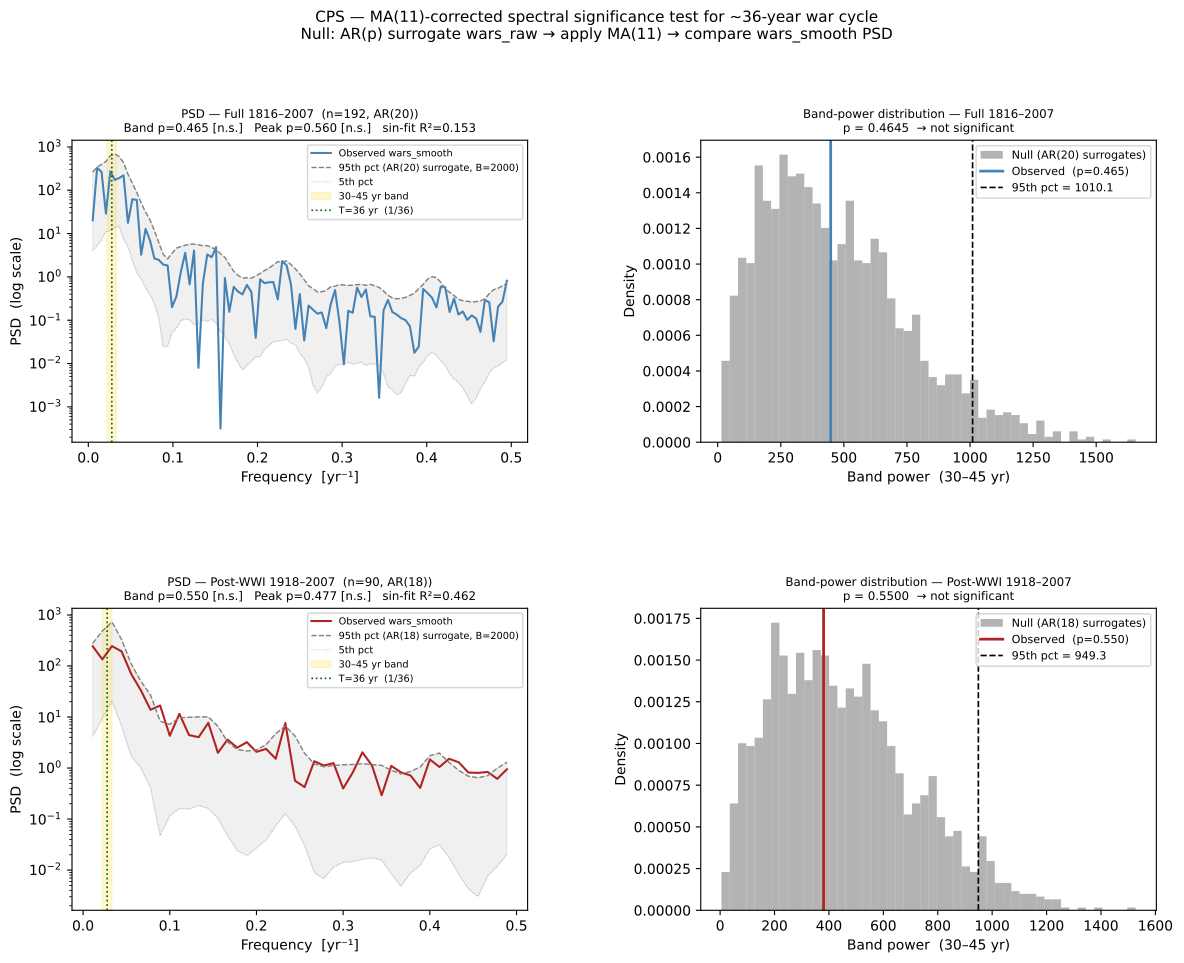

Python code for this plot:
# spectral_significance_v2.py – Corrected spectral significance test for ~36-year war cycle
# Data: wars_color.csv
# Source: Triptych "We are Anomal(i)es" v0.1 by Mariusz Włodarczyk
# License: CC BY-NC-SA 4.0
#
# DESIGN (corrects v1 flaws):
#
#   v1 problem: AR(p) was fitted directly to wars_smooth and then residuals
#   were tested. This is wrong: AR(p) fitted to an MA(11)-smoothed series
#   absorbs the 36-year component into AR coefficients (AR(13) can approximate
#   a quasi-sinusoid), so the cycle disappears by construction.
#
#   Correct approach (this script):
#     1. Fit AR(p) to wars_raw (AIC selection) — the null model
#     2. Generate B=2000 surrogate wars_raw series from AR(p)
#     3. Apply the same MA(11) filter (rolling, center=True, min_periods=1)
#        to each surrogate → surrogate_smooth
#     4. Compute PSD of observed wars_smooth and each surrogate_smooth
#     5. Under the null (AR process, no cycle), the surrogate distribution
#        already incorporates MA(11) spectral shaping
#     6. If observed wars_smooth PSD exceeds the 95th-percentile envelope
#        in the 30–45 year band → the cycle is GENUINE, not a filter artifact
#
#   Two test statistics (both reported):
#     a) Band power: integrated PSD in [1/45, 1/30] yr⁻¹ (30–45 yr period)
#        → robust to cycle period uncertainty and disturbances (pandemics,
#          post-WWII exhaustion, nuclear deterrence) — key feature of the model
#     b) Peak PSD near f = 1/36 yr⁻¹ ± 0.005 yr⁻¹
#        → sensitive but may miss a shifted or broadened peak
#
#   Two analysis windows:
#     - Full:     1816–2007 (n=192)
#     - Post-WWI: 1918–2007 (n=90) — globalized world, better data quality,
#                 where the model's cyclicality claim is strongest
#
# OUTPUT:
#   spectral_significance_v2.pdf
#   spectral_significance_v2_results.csv

from __future__ import annotations
import warnings
import numpy as np
import pandas as pd
import matplotlib.pyplot as plt
import matplotlib.gridspec as gridspec
from scipy.signal import periodogram, detrend
from statsmodels.tsa.ar_model import AutoReg

warnings.filterwarnings("ignore")

RNG       = np.random.default_rng(20240301)
B         = 2000
ALPHA     = 0.05
MA_WIN    = 11
CYCLE_T   = 36.0          # target period [yr]
BAND      = (1/45, 1/30)  # 30–45 yr period band [yr⁻¹]
PEAK_TOL  = 0.005         # ±0.005 yr⁻¹ around 1/36


# ─────────────────────────────────────────────────────────────────────────────
# helpers
# ─────────────────────────────────────────────────────────────────────────────

def apply_ma(x: np.ndarray, window: int = MA_WIN) -> np.ndarray:
    """Replicate pandas rolling(window, center=True, min_periods=1).mean()."""
    return (
        pd.Series(x)
        .rolling(window, center=True, min_periods=1)
        .mean()
        .values
    )


def fit_ar_aic(x: np.ndarray, max_lag: int = 20):
    """Fit AR(p) to x, select p by AIC. Returns (fit, p, residuals)."""
    best_aic, best_p, best_res, best_fit = np.inf, 1, None, None
    cap = min(max_lag, len(x) // 5)
    for p in range(1, cap + 1):
        try:
            fit = AutoReg(x, lags=p, old_names=False).fit()
            if fit.aic < best_aic:
                best_aic, best_p, best_res, best_fit = fit.aic, p, fit.resid, fit
        except Exception:
            pass
    return best_fit, best_p, best_res


def generate_surrogate(ar_fit, ar_resid: np.ndarray, N: int,
                       rng: np.random.Generator) -> np.ndarray:
    """One parametric AR surrogate of length N (bootstrap residuals)."""
    all_lags = ar_fit.model._lags
    p_max    = int(all_lags[-1])
    coefs    = ar_fit.params          # [const, phi_1, ..., phi_p]
    eps      = rng.choice(ar_resid, size=N + p_max, replace=True)
    xs       = np.zeros(N + p_max)
    xs[:p_max] = ar_resid[:p_max]    # realistic burn-in
    for t in range(p_max, N + p_max):
        xs[t] = coefs[0]
        for ki, lag in enumerate(all_lags, start=1):
            xs[t] += coefs[ki] * xs[t - lag]
        xs[t] += eps[t]
    return xs[p_max:]


def psd(x: np.ndarray):
    """Compute periodogram of detrended x; return (f, I) excluding DC/Nyquist."""
    xd = detrend(x, type="linear")
    f, I = periodogram(xd, fs=1.0, detrend=False)
    mask = (f > 0) & (f < 0.5)
    return f[mask], I[mask]


def band_power(f: np.ndarray, I: np.ndarray,
               band: tuple = BAND) -> float:
    """Integrated PSD in frequency band."""
    return float(I[(f >= band[0]) & (f <= band[1])].sum())


def peak_psd(f: np.ndarray, I: np.ndarray,
             T: float = CYCLE_T, tol: float = PEAK_TOL) -> float:
    """Max PSD within ±tol of 1/T."""
    target = 1.0 / T
    mask   = np.abs(f - target) <= tol
    return float(I[mask].max()) if mask.any() else float(I[np.argmin(np.abs(f - target))])


# ─────────────────────────────────────────────────────────────────────────────
# main test
# ─────────────────────────────────────────────────────────────────────────────

def run_test(years, wars_raw, wars_smooth, label: str, n_boot: int = B) -> dict:
    """
    Full MA-corrected bootstrap test.

    Null: wars_raw is an AR(p) process (no hidden periodicity).
    Surrogate wars_smooth = MA(11)(AR surrogate).
    Test: is observed wars_smooth band power / peak PSD unusual?
    """
    N = len(wars_raw)

    # observed
    f_obs, I_obs = psd(wars_smooth)
    obs_bp   = band_power(f_obs, I_obs)
    obs_peak = peak_psd(f_obs, I_obs)

    # fit AR to raw (detrended)
    x_raw = detrend(wars_raw.astype(float), type="linear")
    ar_fit, ar_p, ar_resid = fit_ar_aic(x_raw, max_lag=min(20, N // 5))

    # scale residuals to match raw variance
    raw_std = x_raw.std()

    # bootstrap
    boot_bp   = np.zeros(n_boot)
    boot_peak = np.zeros(n_boot)
    boot_psd_mat = []

    for b in range(n_boot):
        surr_raw = generate_surrogate(ar_fit, ar_resid, N, RNG)
        # rescale to same std as original detrended raw
        surr_raw = surr_raw / (surr_raw.std() + 1e-12) * raw_std
        # apply MA(11) — same as original pipeline
        surr_smooth = apply_ma(surr_raw, MA_WIN)
        f_b, I_b = psd(surr_smooth)
        # interpolate onto observed freq grid if needed
        if len(I_b) != len(I_obs):
            I_b = np.interp(f_obs, f_b, I_b)
        boot_bp[b]   = band_power(f_obs, I_b)
        boot_peak[b] = peak_psd(f_obs, I_b)
        boot_psd_mat.append(I_b)

    boot_psd_arr = np.array(boot_psd_mat)
    env_lo = np.percentile(boot_psd_arr, 5,  axis=0)
    env_hi = np.percentile(boot_psd_arr, 95, axis=0)

    p_bp   = float((boot_bp   >= obs_bp).mean())
    p_peak = float((boot_peak >= obs_peak).mean())

    # sin-fit R²
    t = np.arange(N)
    T_fit   = 35.1
    sin_reg = np.column_stack([
        np.ones(N),
        np.sin(2 * np.pi * t / T_fit),
        np.cos(2 * np.pi * t / T_fit),
        t,
    ])
    y = detrend(wars_smooth, type="linear")
    coef, res, _, _ = np.linalg.lstsq(sin_reg[:, :3], y + y.mean(), rcond=None)
    y_hat    = sin_reg[:, :3] @ coef
    ss_tot   = ((y + y.mean() - (y + y.mean()).mean()) ** 2).sum()
    ss_res   = ((y + y.mean() - y_hat) ** 2).sum()
    r2_sin   = float(1 - ss_res / ss_tot) if ss_tot > 0 else np.nan

    return {
        "label":     label,
        "N":         N,
        "ar_p":      ar_p,
        "f":         f_obs,
        "I_obs":     I_obs,
        "env_lo":    env_lo,
        "env_hi":    env_hi,
        "boot_bp":   boot_bp,
        "boot_peak": boot_peak,
        "obs_bp":    obs_bp,
        "obs_peak":  obs_peak,
        "p_bp":      p_bp,
        "p_peak":    p_peak,
        "r2_sin":    r2_sin,
    }


# ─────────────────────────────────────────────────────────────────────────────
# plot
# ─────────────────────────────────────────────────────────────────────────────

def plot_results(results: list[dict], out_path: str) -> None:
    n_rows = len(results)
    fig = plt.figure(figsize=(14, 5 * n_rows))
    gs  = gridspec.GridSpec(n_rows, 2, figure=fig, hspace=0.55, wspace=0.38)

    for row, r in enumerate(results):
        f    = r["f"]
        I    = r["I_obs"]
        lo   = r["env_lo"]
        hi   = r["env_hi"]
        label = r["label"]
        C    = "steelblue" if row == 0 else "firebrick"

        # ── left: PSD vs. bootstrap envelope ──────────────────────────────
        ax = fig.add_subplot(gs[row, 0])
        ax.semilogy(f, I,  color=C, lw=1.5, label="Observed wars_smooth")
        ax.semilogy(f, hi, color="grey", lw=1.0, ls="--",
                    label=f"95th pct (AR({r['ar_p']}) surrogate, B={B})")
        ax.semilogy(f, lo, color="grey", lw=0.7, ls=":", alpha=0.5,
                    label="5th pct")
        ax.fill_between(f, lo, hi, color="grey", alpha=0.12)

        # mark 30–45 yr band
        ax.axvspan(*BAND, color="gold", alpha=0.18, label="30–45 yr band")
        ax.axvline(1/CYCLE_T, color="darkgreen", lw=1.2, ls=":",
                   label=f"T={CYCLE_T:.0f} yr  (1/36)")

        bp_sig  = "SIGNIFICANT" if r["p_bp"]   < ALPHA else "n.s."
        pk_sig  = "SIGNIFICANT" if r["p_peak"] < ALPHA else "n.s."
        ax.set_xlabel("Frequency  [yr⁻¹]")
        ax.set_ylabel("PSD  (log scale)")
        ax.set_title(
            f"PSD — {label}  (n={r['N']}, AR({r['ar_p']}))\n"
            f"Band p={r['p_bp']:.3f} [{bp_sig}]   "
            f"Peak p={r['p_peak']:.3f} [{pk_sig}]   "
            f"sin-fit R²={r['r2_sin']:.3f}",
            fontsize=8.5,
        )
        ax.legend(fontsize=7, loc="upper right")

        # ── right: band-power bootstrap distribution ───────────────────────
        ax2 = fig.add_subplot(gs[row, 1])
        ax2.hist(r["boot_bp"], bins=50, color="grey", alpha=0.6,
                 density=True, label=f"Null (AR({r['ar_p']}) surrogates)")
        ax2.axvline(r["obs_bp"], color=C, lw=2.0,
                    label=f"Observed  (p={r['p_bp']:.3f})")
        q95 = np.quantile(r["boot_bp"], 0.95)
        ax2.axvline(q95, color="black", lw=1.2, ls="--",
                    label=f"95th pct = {q95:.1f}")
        ax2.set_xlabel("Band power  (30–45 yr)")
        ax2.set_ylabel("Density")
        sig_str = "SIGNIFICANT" if r["p_bp"] < ALPHA else "not significant"
        ax2.set_title(
            f"Band-power distribution — {label}\n"
            f"p = {r['p_bp']:.4f}  → {sig_str}",
            fontsize=8.5,
        )
        ax2.legend(fontsize=8)

    plt.suptitle(
        "CPS — MA(11)-corrected spectral significance test for ~36-year war cycle\n"
        "Null: AR(p) surrogate wars_raw → apply MA(11) → compare wars_smooth PSD",
        fontsize=11, y=1.01,
    )
    plt.savefig(out_path, dpi=200, bbox_inches="tight")
    print(f"\n✓ Saved {out_path}")
    plt.close(fig)


# ─────────────────────────────────────────────────────────────────────────────
# main
# ─────────────────────────────────────────────────────────────────────────────

if __name__ == "__main__":
    import argparse
    from pathlib import Path

    parser = argparse.ArgumentParser(
        description="MA-corrected spectral significance test for ~36-year war cycle"
    )
    parser.add_argument("csv", nargs="?", default="wars_color.csv")
    parser.add_argument("--boot", type=int, default=B)
    args   = parser.parse_args()
    B_run  = args.boot
    out_dir = Path(args.csv).parent

    df = pd.read_csv(args.csv).set_index("year").sort_index()

    windows = [
        ("Full 1816–2007",  df.index >= 1816),
        ("Post-WWI 1918–2007", df.index >= 1918),
    ]

    all_results = []
    summary_rows = []

    for label, mask in windows:
        sub = df[mask].copy()
        wars_raw    = sub["wars"].values.astype(float)
        wars_smooth = sub["wars_smooth"].values.astype(float)
        years       = sub.index.values

        print(f"\n{'='*68}")
        print(f"  Window: {label}  (n={len(wars_raw)})")
        print(f"{'='*68}")

        r = run_test(years, wars_raw, wars_smooth, label, n_boot=B_run)
        all_results.append(r)

        peak_f = r["f"][r["I_obs"].argmax()]
        peak_T = 1.0 / peak_f if peak_f > 0 else np.inf

        print(f"  AR order (AIC):    p = {r['ar_p']}")
        print(f"  Dominant PSD peak: T = {peak_T:.1f} yr  (f = {peak_f:.4f} yr⁻¹)")
        print(f"  Band power (30–45 yr):  obs={r['obs_bp']:.2f},  "
              f"95th-pct={np.quantile(r['boot_bp'], 0.95):.2f},  "
              f"p={r['p_bp']:.4f}  "
              f"[{'SIGNIFICANT' if r['p_bp'] < 0.05 else 'NOT significant'}]")
        print(f"  Peak PSD (±0.005 of 1/36):  obs={r['obs_peak']:.2f},  "
              f"95th-pct={np.quantile(r['boot_peak'], 0.95):.2f},  "
              f"p={r['p_peak']:.4f}  "
              f"[{'SIGNIFICANT' if r['p_peak'] < 0.05 else 'NOT significant'}]")
        print(f"  Sin-fit R² (T≈35.1 yr):  {r['r2_sin']:.4f}")

        summary_rows.append({
            "window":       label,
            "n":            r["N"],
            "ar_p":         r["ar_p"],
            "dominant_T_yr": round(peak_T, 1),
            "obs_band_power": round(r["obs_bp"], 2),
            "p_band":       round(r["p_bp"], 4),
            "band_significant": r["p_bp"] < 0.05,
            "obs_peak_psd": round(r["obs_peak"], 2),
            "p_peak":       round(r["p_peak"], 4),
            "peak_significant": r["p_peak"] < 0.05,
            "sin_r2":       round(r["r2_sin"], 4),
        })

    print(f"\n{'='*68}")
    print("SUMMARY TABLE")
    print(f"{'='*68}")
    summary_df = pd.DataFrame(summary_rows).set_index("window")
    print(summary_df.to_string())

    csv_path = out_dir / "spectral_significance_v2_results.csv"
    summary_df.to_csv(csv_path)
    print(f"\n✓ Saved {csv_path}")

    plot_results(all_results, str(out_dir / "spectral_significance_v2.pdf"))
